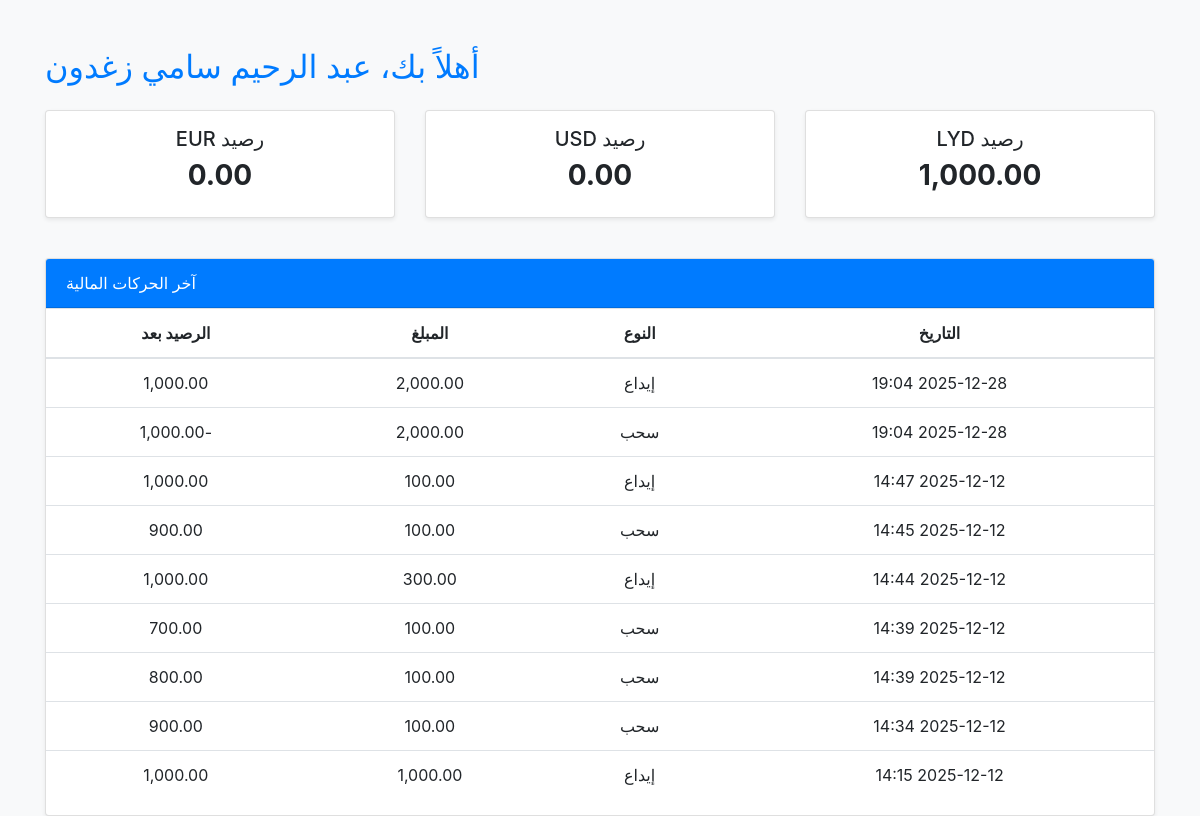
Page /client_portal.php?client_slug=عبد الرحيم سامي زغدون on the committed database.
### tables this page shows
CREATE TABLE `client_transactions` (
  `id` int(11) NOT NULL,
  `client_id` int(11) UNSIGNED NOT NULL,
  `user_id` int(11) NOT NULL COMMENT 'المستخدم الذي أجرى العملية',
  `transaction_type` enum('DEPOSIT','WITHDRAW','SETTLEMENT') NOT NULL,
  `currency_code` varchar(3) NOT NULL,
  `amount` decimal(18,4) NOT NULL,
  `balance_before` decimal(18,4) NOT NULL,
  `balance_after` decimal(18,4) NOT NULL,
  `notes` text DEFAULT NULL,
  `invoice_path` varchar(255) DEFAULT NULL COMMENT 'مسار الفاتورة المصدرة',
  `created_at` datetime DEFAULT current_timestamp(),
  `is_deleted` tinyint(1) NOT NULL DEFAULT 0 COMMENT '0:Not Deleted, 1:Soft Deleted'
);

### client_portal.php (the view, shortened to what this page needs)
<?php
include 'db_connect.php';
$client_id = $_SESSION['client_id'];
$supported_currencies = ['LYD', 'USD', 'EUR'];
$current_balances = array_fill_keys($supported_currencies, 0.00);
$bal_q = $conn->prepare("SELECT currency_code, current_balance FROM client_balances WHERE client_id = ?");
$bal_q->bind_param("i", $client_id);
$bal_q->execute();
$res = $bal_q->get_result();
while ($row = $res->fetch_assoc()) { $current_balances[$row['currency_code']] = (float)$row['current_balance']; }
$stmt_trx = $conn->prepare("SELECT t.*, u.full_name AS user_name FROM client_transactions t JOIN users u ON t.user_id = u.id WHERE t.client_id = ? AND t.is_deleted = 0 ORDER BY t.created_at DESC");
$stmt_trx->bind_param("i", $client_id);
$stmt_trx->execute();
$client_transactions = $stmt_trx->get_result();
?>
<!DOCTYPE html>
<html lang="ar" dir="rtl">
<head>
    <link href="https://stackpath.bootstrapcdn.com/bootstrap/4.5.2/css/bootstrap.min.css" rel="stylesheet">
</head>
<body class="bg-light">
<div class="container mt-5">
    <h2 class="text-primary mb-4">أهلاً بك، <?php echo htmlspecialchars($_SESSION['client_name']); ?></h2>
    <div class="row mb-4">
        <?php foreach ($supported_currencies as $currency): ?>
            <div class="col-md-4 mb-3">
                <div class="card p-3 text-center shadow-sm">
                    <h5>رصيد <?php echo $currency; ?></h5>
                    <h3 class="font-weight-bold"><?php echo number_format($current_balances[$currency], 2); ?></h3>
                </div>
            </div>
        <?php endforeach; ?>
    </div>
    <div class="card shadow-sm">
        <div class="card-header bg-primary text-white">آخر الحركات المالية</div>
        <div class="table-responsive">
            <table class="table table-hover text-center">
                <thead><tr><th>التاريخ</th><th>النوع</th><th>المبلغ</th><th>الرصيد بعد</th></tr></thead>
                <tbody>
                <?php while($t = $client_transactions->fetch_assoc()): ?>
                    <tr>
                        <td><?php echo date('Y-m-d H:i', strtotime($t['created_at'])); ?></td>
                        <td><?php echo ($t['transaction_type'] == 'DEPOSIT') ? 'إيداع' : 'سحب'; ?></td>
                        <td><?php echo number_format($t['amount'], 2); ?></td>
                        <td><?php echo number_format($t['balance_after'], 2); ?></td>
                    </tr>
                <?php endwhile; ?>
                </tbody>
            </table>
        </div>
    </div>
</div>
</body>
</html>

### rows in the picture
client_transactions: created_at "2025-12-28 19:04", transaction_type "إيداع", amount "2,000.00", balance_after "1,000.00"
client_transactions: created_at "2025-12-28 19:04", transaction_type "سحب", amount "2,000.00", balance_after "-1,000.00"
client_transactions: created_at "2025-12-12 14:47", transaction_type "إيداع", amount "100.00", balance_after "1,000.00"
client_transactions: created_at "2025-12-12 14:45", transaction_type "سحب", amount "100.00", balance_after "900.00"
client_transactions: created_at "2025-12-12 14:44", transaction_type "إيداع", amount "300.00", balance_after "1,000.00"
client_transactions: created_at "2025-12-12 14:39", transaction_type "سحب", amount "100.00", balance_after "700.00"
client_transactions: created_at "2025-12-12 14:39", transaction_type "سحب", amount "100.00", balance_after "800.00"
client_transactions: created_at "2025-12-12 14:34", transaction_type "سحب", amount "100.00", balance_after "900.00"
client_transactions: created_at "2025-12-12 14:15", transaction_type "إيداع", amount "1,000.00", balance_after "1,000.00"

### other values in the picture
$_SESSION['client_name'] "عبد الرحيم سامي زغدون"
$currency "LYD"
$current_balances[$currency] "1,000.00"
$currency "USD"
$current_balances[$currency] "0.00"
$currency "EUR"
